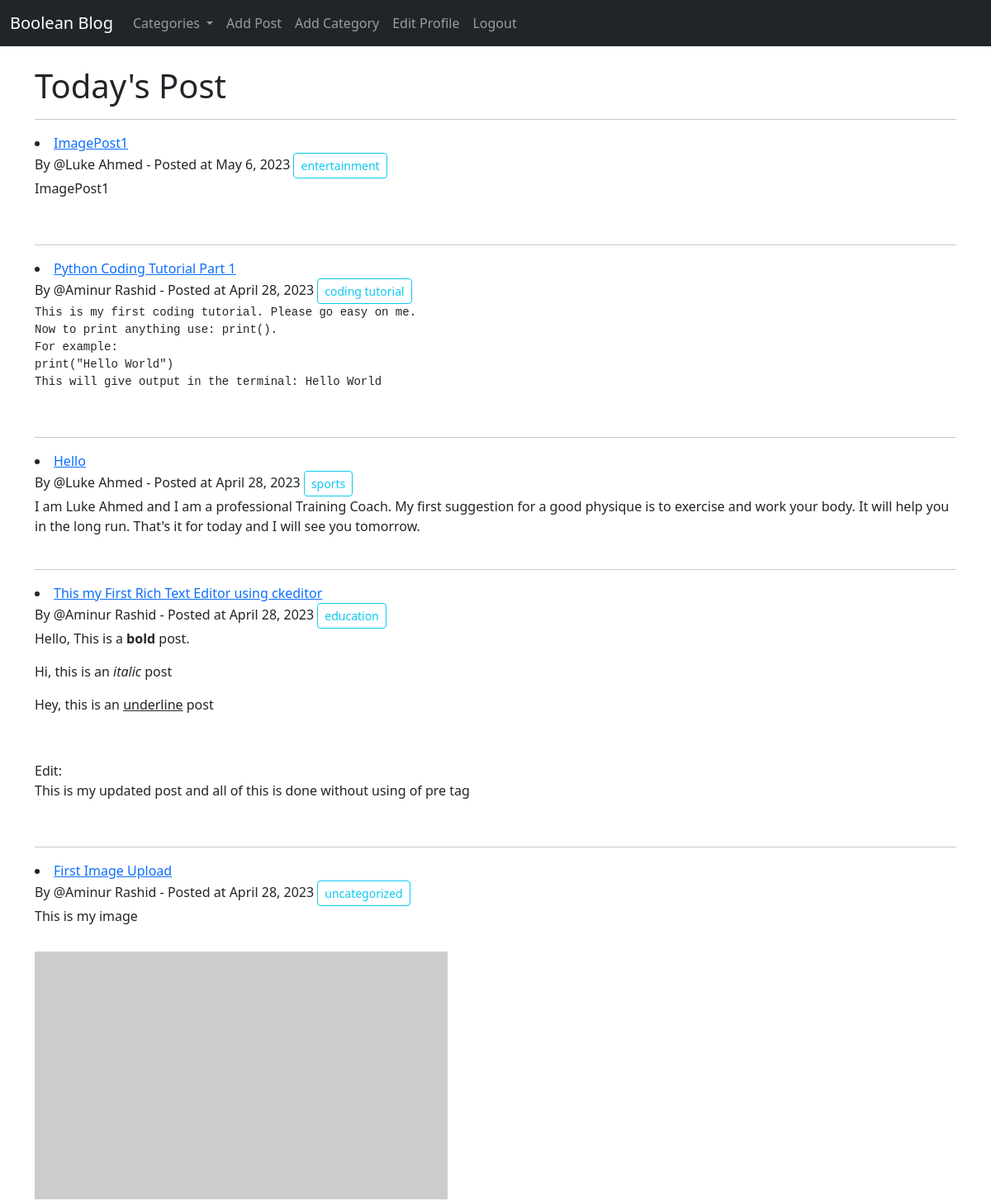
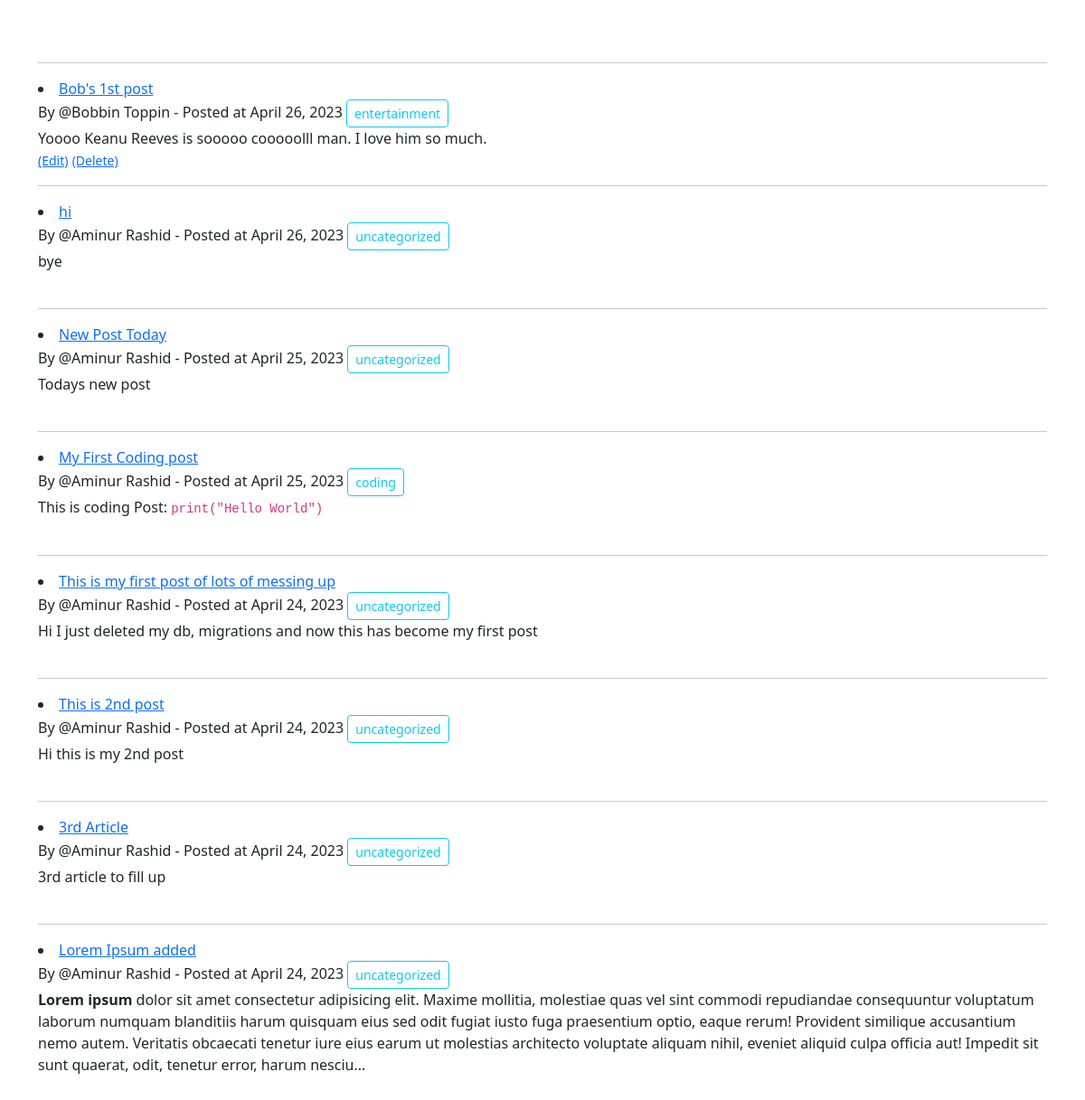
Screenshot of / (signed in) with the database file from the repository (2 pictures, top to bottom).
### core/models.py (models this page shows, shortened)
class Post(models.Model):
    title = models.CharField(max_length=255)
    author = models.ForeignKey(User, on_delete=models.CASCADE) # Author is coming from the Django admin panel and on_delete means every thing under that author will be delete in one swoop  # noqa: E501
    body = RichTextField(blank=True, null=True)
    category = models.CharField(max_length=255, default="uncategorized")
    date = models.DateField(auto_now=True)
    likes = models.ManyToManyField(User, related_name='blog_posts')  # This allows us to associate different things to different table such as many users may like many posts
    header_image = models.ImageField(null=True, blank=True, upload_to="images/") # null and blank are for the purpose that a blog may not have an image and that's ok and if there isn't one, one can be added later

### core/views.py (the view)
# urls.py: path("", HomeView.as_view(), name="home"), # This is used for class based view
class HomeView(ListView):
    model = Post
    template_name = "home.html"
    ordering =['-date']
    def get_context_data(self, *args,**kwargs):
        cats_menu = Category.objects.all()
        context = super(HomeView, self).get_context_data(*args,**kwargs)
        context["cats_menu"] = cats_menu
        return context

### core/models.py (called while the page is built)
    def __str__(self) -> str:
        return f"{self.name}"

### templates/home.html (shortened to what this page needs)
{% extends 'base.html' %}
    {% block content %}
        <h1>Today's Post</h1>
        {% for p in post_list %}
            <hr>
            <li>
                <a href="{% url 'article' p.pk %}">{{p.title}}</a>
                <br>By @{{p.author.first_name}} {{p.author.last_name}} - Posted at {{p.date}}
                <a class="btn btn-outline-info btn-sm" href="{% url 'category' p.category|slugify %}">{{p.category}}</a>
                <br>
                {{p.body | truncatechars:500 |safe}}
            </li>
            {% if user.is_authenticated and user.id == p.author.id%}
                <small><a href="{% url 'update_post' p.pk %}">(Edit)</a></small>
                <small><a href="{% url 'delete_post' p.pk %}">(Delete)</a></small>
            {% endif %}
            <br>
        {% endfor %}
    {% endblock %}

### rows the page displays
Post: title "ImagePost1", author.first_name "Luke", author.last_name "Ahmed", date "May 6, 2023", category "entertainment", body "ImagePost1"
Post: title "Python Coding Tutorial Part 1", author.first_name "Aminur", author.last_name "Rashid", date "April 28, 2023", category "coding tutorial", body "This is my first coding tutorial. Please go easy on me. Now to print anything use: print() . For example: print(\"Hello World\") This will give output in the terminal: Hello World"
Post: title "Hello", author.first_name "Luke", author.last_name "Ahmed", date "April 28, 2023", category "sports", body "I am Luke Ahmed and I am a professional Training Coach. My first suggestion for a good physique is to exercise and work your body. It will help you in the long run. That's it for today and I will see you tomorrow."
Post: title "This my First Rich Text Editor using ckeditor", author.first_name "Aminur", author.last_name "Rashid", date "April 28, 2023", category "education", body "Hello, This is a bold post. Hi, this is an italic post Hey, this is an underline post Edit: This is my updated post and all of this is done without using of pre tag"
Post: title "First Image Upload", author.first_name "Aminur", author.last_name "Rashid", date "April 28, 2023", category "uncategorized", body "This is my image"
Post: title "Bob's 1st post", author.first_name "Bobbin", author.last_name "Toppin", date "April 26, 2023", category "entertainment", body "Yoooo Keanu Reeves is sooooo cooooolll man. I love him so much.", shows "(Edit)"
Post: title "hi", author.first_name "Aminur", author.last_name "Rashid", date "April 26, 2023", category "uncategorized", body "bye"
Post: title "New Post Today", author.first_name "Aminur", author.last_name "Rashid", date "April 25, 2023", category "uncategorized", body "Todays new post"
Post: title "My First Coding post", author.first_name "Aminur", author.last_name "Rashid", date "April 25, 2023", category "coding", body "This is coding Post: print(\"Hello World\")"
Post: title "This is my first post of lots of messing up", author.first_name "Aminur", author.last_name "Rashid", date "April 24, 2023", category "uncategorized", body "Hi I just deleted my db, migrations and now this has become my first post"
Post: title "This is 2nd post", author.first_name "Aminur", author.last_name "Rashid", date "April 24, 2023", category "uncategorized", body "Hi this is my 2nd post"
Post: title "3rd Article", author.first_name "Aminur", author.last_name "Rashid", date "April 24, 2023", category "uncategorized", body "3rd article to fill up"
Post: title "Lorem Ipsum added", author.first_name "Aminur", author.last_name "Rashid", date "April 24, 2023", category "uncategorized", body "Lorem ipsum dolor sit amet consectetur adipisicing elit. Maxime mollitia, molestiae quas vel sint commodi repudiandae consequuntur voluptatum laborum numquam blanditiis harum quisquam eius sed odit fugiat iusto fuga praesentium optio, eaque rerum! Provident similique accusantium nemo autem. Veritatis obcaecati tenetur iure eius earum ut molestias architecto voluptate aliquam nihil, eveniet aliquid culpa officia aut! Impedit sit sunt quaerat, odit, tenetur error, harum nesciu…"
